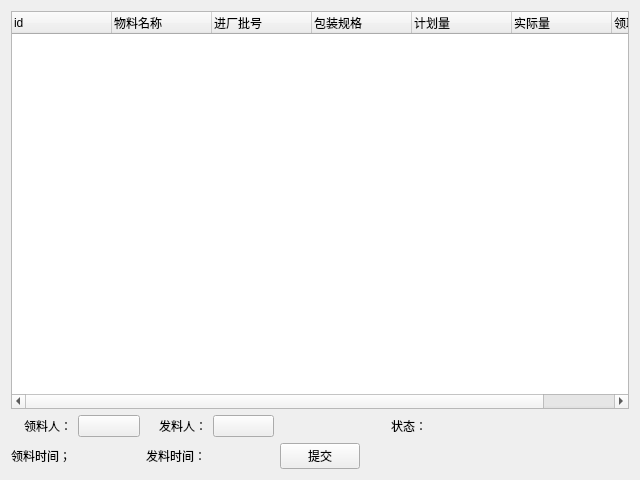
<?xml version="1.0" encoding="UTF-8"?>
<ui version="4.0">
 <class>Form</class>
 <widget class="QWidget" name="Form">
  <property name="geometry">
   <rect>
    <x>0</x>
    <y>0</y>
    <width>640</width>
    <height>480</height>
   </rect>
  </property>
  <property name="windowTitle">
   <string>Form</string>
  </property>
  <layout class="QGridLayout" name="gridLayout">
   <item row="2" column="0">
    <widget class="QLabel" name="label">
     <property name="sizePolicy">
      <sizepolicy hsizetype="Preferred" vsizetype="Preferred">
       <horstretch>0</horstretch>
       <verstretch>0</verstretch>
      </sizepolicy>
     </property>
     <property name="minimumSize">
      <size>
       <width>0</width>
       <height>0</height>
      </size>
     </property>
     <property name="text">
      <string>领料人：</string>
     </property>
     <property name="alignment">
      <set>Qt::AlignRight|Qt::AlignTrailing|Qt::AlignVCenter</set>
     </property>
    </widget>
   </item>
   <item row="3" column="0">
    <widget class="QLabel" name="label_5">
     <property name="text">
      <string>领料时间；</string>
     </property>
    </widget>
   </item>
   <item row="3" column="2">
    <widget class="QLabel" name="label_7">
     <property name="text">
      <string>发料时间：</string>
     </property>
    </widget>
   </item>
   <item row="2" column="2">
    <widget class="QLabel" name="label_2">
     <property name="text">
      <string>发料人：</string>
     </property>
     <property name="alignment">
      <set>Qt::AlignRight|Qt::AlignTrailing|Qt::AlignVCenter</set>
     </property>
    </widget>
   </item>
   <item row="3" column="1">
    <widget class="QLabel" name="label_submit_time">
     <property name="text">
      <string/>
     </property>
    </widget>
   </item>
   <item row="3" column="4">
    <widget class="QPushButton" name="pushButton_submit">
     <property name="text">
      <string>提交</string>
     </property>
    </widget>
   </item>
   <item row="2" column="5">
    <widget class="QLabel" name="label_3">
     <property name="text">
      <string>状态：</string>
     </property>
     <property name="alignment">
      <set>Qt::AlignRight|Qt::AlignTrailing|Qt::AlignVCenter</set>
     </property>
    </widget>
   </item>
   <item row="2" column="6">
    <widget class="QLabel" name="label_status">
     <property name="text">
      <string/>
     </property>
    </widget>
   </item>
   <item row="0" column="0" colspan="9">
    <widget class="QTreeWidget" name="treeWidget_stufflist">
     <property name="indentation">
      <number>0</number>
     </property>
     <column>
      <property name="text">
       <string notr="true">id</string>
      </property>
     </column>
     <column>
      <property name="text">
       <string>物料名称</string>
      </property>
     </column>
     <column>
      <property name="text">
       <string>进厂批号</string>
      </property>
     </column>
     <column>
      <property name="text">
       <string>包装规格</string>
      </property>
     </column>
     <column>
      <property name="text">
       <string>计划量</string>
      </property>
     </column>
     <column>
      <property name="text">
       <string>实际量</string>
      </property>
     </column>
     <column>
      <property name="text">
       <string>领取量</string>
      </property>
     </column>
    </widget>
   </item>
   <item row="3" column="3">
    <widget class="QLabel" name="label_operate_time">
     <property name="text">
      <string/>
     </property>
    </widget>
   </item>
   <item row="2" column="1">
    <widget class="SignButton" name="pushButton_submiter">
     <property name="text">
      <string/>
     </property>
    </widget>
   </item>
   <item row="2" column="3">
    <widget class="SignButton" name="pushButton_operator">
     <property name="text">
      <string/>
     </property>
    </widget>
   </item>
  </layout>
 </widget>
 <customwidgets>
  <customwidget>
   <class>SignButton</class>
   <extends>QPushButton</extends>
   <header>lib.sign.signbutton.h</header>
  </customwidget>
 </customwidgets>
 <resources/>
 <connections/>
</ui>
